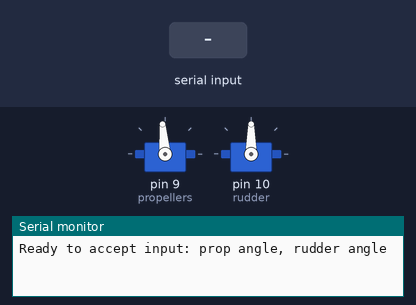
The sketch below on a simulated Arduino Uno, built with avr-gcc and run on an emulated ATmega328P. On the bench: 2 × servo, the last lines printed to the serial monitor. The test bench sets the inputs (shaded band).

Above: at 1.2 s.
1.3 s: "90,45\n" received over Serial
At 2.3 s:
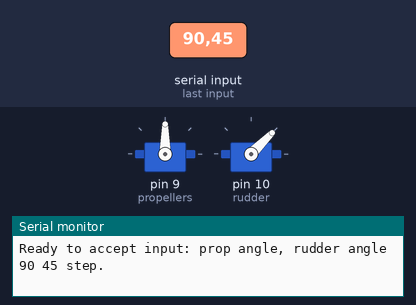
4.3 s: "30,150\n" received over Serial
At 4.6 s:
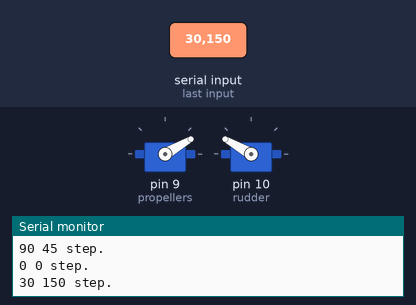
7.3 s: "90\n" received over Serial
At 8.7 s:
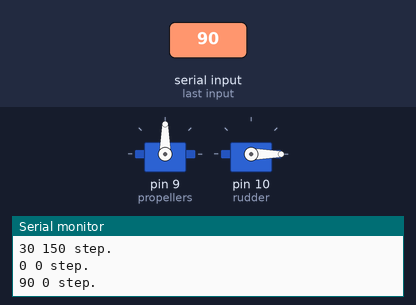
9.8 s: "200\n" received over Serial
At 11.8 s:
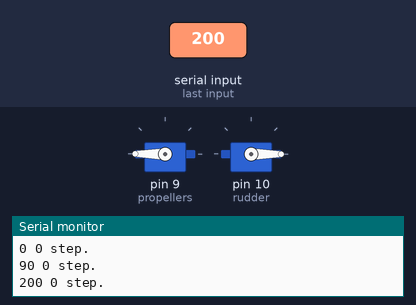
12.3 s: "1,90\n" received over Serial
At 13.0 s:
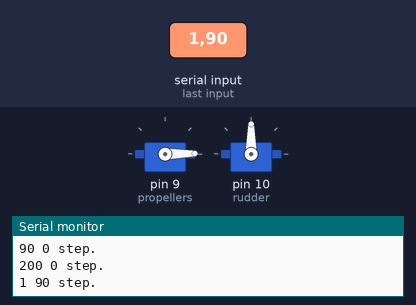
15.3 s: "1,90,45\n" received over Serial
At 17.3 s:
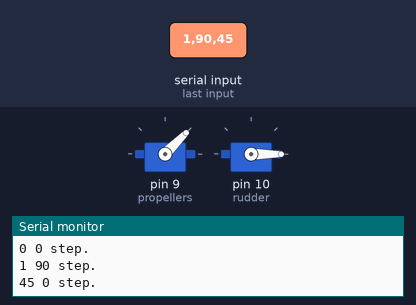
Timing chart, 0 to 18.8 s (numbered marks = the images above; inputs shaded):
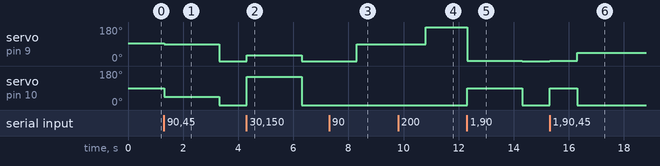

Measured:
- after the input at 1.3 s, servo on pin 9 (propellers): 95° → 90° at once, → 0° 2.0 s later; servo on pin 10 (rudder): 90° → 45° at once, → 0° 2.0 s later
- after the input at 4.3 s, servo on pin 9 (propellers): 0° → 30° at once, → 0° 2.0 s later; servo on pin 10 (rudder): 0° → 150° at once, → 0° 2.0 s later
- after the input at 7.3 s, servo on pin 9 (propellers): 0° → 90° after 1.0 s
- after the input at 9.8 s, servo on pin 9 (propellers): 90° → 180° after 1.0 s
- after the input at 12.3 s, servo on pin 9 (propellers): 180° → 1° at once, → 0° 2.0 s later; servo on pin 10 (rudder): 0° → 90° at once, → 0° 2.0 s later
- after the input at 15.3 s, servo on pin 9 (propellers): 0° → 1° at once, → 45° 1.0 s later; servo on pin 10 (rudder): 0° → 90° at once, → 0° 1.0 s later

The sketch:

tugboat_controller.ino
```cpp
#include <Servo.h>
// Tugboat Code

Servo propellers;
Servo rudder;

int pos = 0;
boolean has_run = false;

int prop_pos = 95;  // approximately off
int rudd_pos = 90;  // middle

bool propellers_on = false;

#define RUDDER_MIDDLE 90
#define RUDDER_RANGE 40

void setup() {
  Serial.begin(9600);
  Serial.println("Ready to accept input: prop angle, rudder angle");

  propellers.attach(9);
  propellers.write(prop_pos);
  rudder.attach(10);
  rudder.write(rudd_pos);

}

void loop() {
  while (Serial.available() > 0) {

    prop_pos = Serial.parseInt();
    rudd_pos = Serial.parseInt();
    Serial.print(prop_pos);
    Serial.print(" ");
    Serial.print(rudd_pos);
    Serial.println(" step.");

    propellers.write(prop_pos);
    rudder.write(rudd_pos);
  }
}
```
